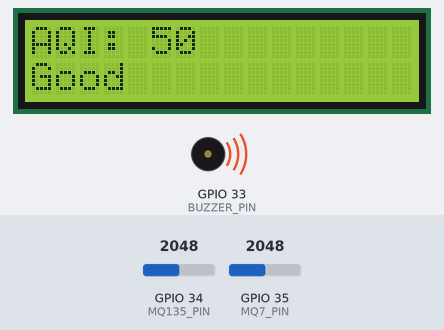
The sketch below on a simulated ESP32. Parts: 16×2 character LCD, buzzer (waves = sounding). The inputs (shaded band) are chosen by the test bench; at power-on: GPIO 35 (MQ7_PIN) = 2048, GPIO 34 (MQ135_PIN) = 2048 (analog values on the 0–4095 scale). WiFi joins after 1.5 s; servers stay silent unless stated; what the sketch prints to the serial monitor is not drawn.

Above: at 5.8 s.
5.9 s: GPIO 35 (MQ7_PIN) set to 325
At 8.4 s:
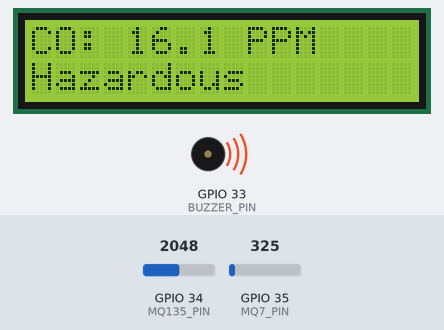
8.9 s: GPIO 35 (MQ7_PIN) set to 295
At 9.7 s:
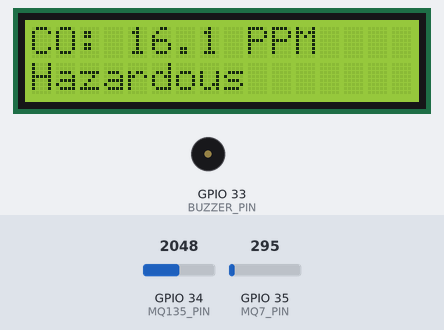
11.9 s: GPIO 34 (MQ135_PIN) set to 3665
14.9 s: GPIO 34 (MQ135_PIN) set to 3756
At 15.7 s:
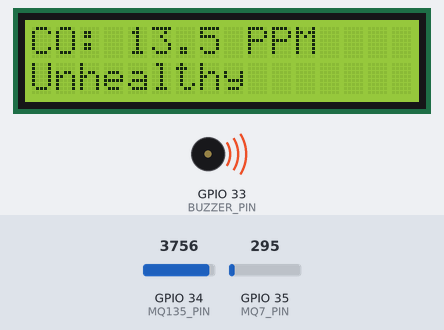
17.9 s: GPIO 35 (MQ7_PIN) set to 160
At 20.63 s:
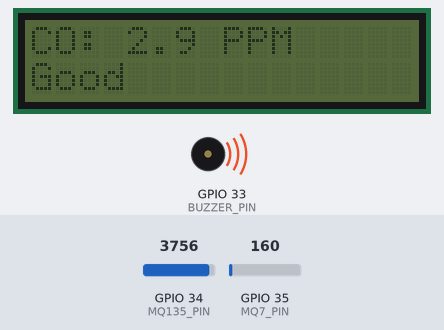
20.9 s: GPIO 34 (MQ135_PIN) set to 2866
At 21.9 s:
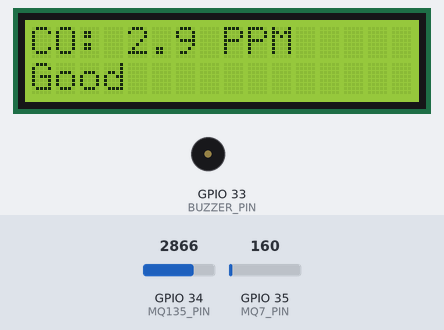
Timing chart, 0 to 23.9 s (numbered marks = the images above; inputs shaded):
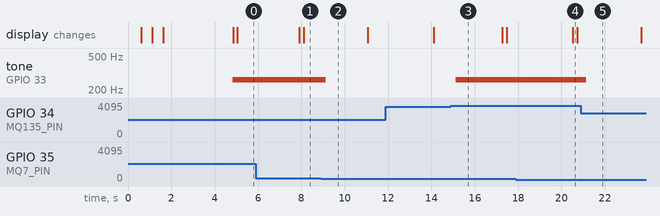

The sketch:

AQM_ArduinoIDE_Code.ino
```cpp
#include <Wire.h>
#include <Arduino.h>
#include <WiFi.h>
#include <ThingSpeak.h>
#include <LiquidCrystal_I2C.h>

// Configuration
struct Config {
  // WiFi Settings
  const char* ssid = "Transworld Enterprise";
  const char* password = "HG8M1018245";

  // ThingSpeak Settings
  unsigned long channelID = 2785876;
  const char* apiKey = "SGYM5GZHTN9GW05H";
  const unsigned long updateInterval = 2000;  // Update interval in ms

  // Pin Definitions
  const uint8_t MQ135_PIN = 34;
  const uint8_t MQ7_PIN = 35;
  const uint8_t BUZZER_PIN = 33;

  // LCD Settings
  const uint8_t LCD_COLS = 16;
  const uint8_t LCD_ROWS = 2;
  const uint8_t LCD_ADDRESS = 0x27;

  // ADC Settings
  const uint8_t ADC_RESOLUTION = 10;
  const uint8_t SENSOR_READINGS = 10;
  const uint8_t READING_DELAY = 10;
};

class AirQualityMonitor {
private:
  Config config;
  WiFiClient client;
  LiquidCrystal_I2C lcd;
  unsigned long previousMillis = 0;
  unsigned long displayToggleMillis = 0;
  bool buzzerState = false;
  bool displayToggle = false;
  const unsigned long DISPLAY_TOGGLE_INTERVAL = 3000;  // Toggle display every 3 seconds

  int readMQ135() {
    int total = 0;
    for(int i = 0; i < config.SENSOR_READINGS; i++) {
      total += analogRead(config.MQ135_PIN);
      delay(config.READING_DELAY);
    }
    return total / config.SENSOR_READINGS;
  }

  int readMQ7() {
    int total = 0;
    for(int i = 0; i < config.SENSOR_READINGS; i++) {
      total += analogRead(config.MQ7_PIN);
      delay(config.READING_DELAY);
    }
    return total / config.SENSOR_READINGS;
  }

  void updateThingSpeak(int aqi, float coPpm) {
    ThingSpeak.setField(1, aqi);
    ThingSpeak.setField(2, coPpm);

    int status = ThingSpeak.writeFields(config.channelID, config.apiKey);
    Serial.println(status == 200 ? "✓ Data uploaded" : "✗ Upload failed");
  }

  void updateLCD(int aqi, float coPpm, String airQuality, String coLevel, bool dangerLevel) {
    unsigned long currentMillis = millis();

    // Toggle display between AQI and CO readings
    if (currentMillis - displayToggleMillis >= DISPLAY_TOGGLE_INTERVAL) {
      displayToggleMillis = currentMillis;
      displayToggle = !displayToggle;
      lcd.clear();

      if (displayToggle) {
        // Display AQI information
        lcd.setCursor(0, 0);
        lcd.print("AQI: ");
        lcd.print(aqi);
        lcd.setCursor(0, 1);
        // Truncate status if too long
        String truncAQ = airQuality.substring(0, 16);
        lcd.print(truncAQ);
      } else {
        // Display CO information
        lcd.setCursor(0, 0);
        lcd.print("CO: ");
        lcd.print(coPpm, 1);
        lcd.print(" PPM");
        lcd.setCursor(0, 1);
        // Truncate status if too long
        String truncCO = coLevel.substring(0, 16);
        lcd.print(truncCO);
      }

      // If in danger level, make the display blink
      if (dangerLevel) {
        lcd.noBacklight();
        delay(200);
        lcd.backlight();
      }
    }
  }

public:
  AirQualityMonitor() : lcd(config.LCD_ADDRESS, config.LCD_COLS, config.LCD_ROWS) {}

  void begin() {
    Serial.begin(115200);
    Serial.println("\n=== Air Quality Monitor ===");

    Wire.begin(23, 22);
    lcd.init();
    lcd.backlight();
    lcd.clear();
    lcd.print("Air Quality");
    lcd.setCursor(0, 1);
    lcd.print("Monitor v2.0");

    setupADC();
    setupBuzzer();
    connectWiFi();
    ThingSpeak.begin(client);
    delay(2000);
  }

  void setupADC() {
    analogReadResolution(config.ADC_RESOLUTION);
    analogSetAttenuation(ADC_11db);
  }

  void setupBuzzer() {
    pinMode(config.BUZZER_PIN, OUTPUT);
    digitalWrite(config.BUZZER_PIN, LOW);
  }

  void connectWiFi() {
    Serial.print("Connecting to WiFi...");
    lcd.clear();
    lcd.print("Connecting WiFi");

    WiFi.begin(config.ssid, config.password);
    int dots = 0;
    while (WiFi.status() != WL_CONNECTED) {
      delay(500);
      Serial.print(".");
      lcd.setCursor(dots % 16, 1);
      lcd.print(".");
      dots++;
    }
    Serial.println(" Connected!");
    lcd.clear();
    lcd.print("WiFi Connected!");
    delay(1000);
  }

  int calculateAQI(int sensorValue) {
    float resistance = (1023.0 / sensorValue) - 1.0;
    resistance *= 10;

    if (resistance > 10) return 0;   // Good
    if (resistance > 5) return 50;   // Moderate
    if (resistance > 3) return 100;  // Unhealthy for Sensitive Groups
    if (resistance > 2) return 150;  // Unhealthy
    if (resistance > 1) return 200;  // Very Unhealthy
    return 300;                      // Hazardous
  }

  float calculateCOPPM(int sensorValue) {
    float voltage = sensorValue * (3.3 / 1023.0);
    float ppm = (voltage - 0.1) * 100;
    return ppm > 0 ? ppm : 0;
  }

  String getAirQualityStatus(int aqi) {
    if (aqi <= 50) return "Good";
    if (aqi <= 100) return "Moderate";
    if (aqi <= 150) return "Unhealthy-Sens";
    if (aqi <= 200) return "Unhealthy";
    if (aqi <= 300) return "Very Unhealthy";
    return "Hazardous";
  }

  String getCOLevelStatus(float coPpm) {
    if (coPpm <= 4) return "Good";
    if (coPpm <= 9) return "Moderate";
    if (coPpm <= 12) return "Unhealthy-Sens";
    if (coPpm <= 15) return "Unhealthy";
    return "Hazardous";
  }

  void controlBuzzer(bool shouldBeOn) {
    if (shouldBeOn && !buzzerState) {
      tone(config.BUZZER_PIN, 262);  // 262 Hz = middle C
      buzzerState = true;
    } else if (!shouldBeOn && buzzerState) {
      noTone(config.BUZZER_PIN);
      buzzerState = false;
    }
  }

  void update() {
    int mq135Value = readMQ135();
    int mq7Value = readMQ7();

    int aqi = calculateAQI(mq135Value);
    float coPpm = calculateCOPPM(mq7Value);

    String airQuality = getAirQualityStatus(aqi);
    String coLevel = getCOLevelStatus(coPpm);

    Serial.printf("\nAir Quality (AQI): %d (%s)\n", aqi, airQuality.c_str());
    Serial.printf("CO Level: %.1f PPM (%s)\n", coPpm, coLevel.c_str());

    bool dangerLevel = (aqi > 200 || coPpm > 15);
    controlBuzzer(dangerLevel);

    updateLCD(aqi, coPpm, airQuality, coLevel, dangerLevel);

    unsigned long currentMillis = millis();
    if (currentMillis - previousMillis >= config.updateInterval) {
      previousMillis = currentMillis;
      updateThingSpeak(aqi, coPpm);
    }
  }
};

AirQualityMonitor monitor;

void setup() {
  monitor.begin();
}

void loop() {
  monitor.update();
}
```

Measured:
- the behaviour switches between 312 and 311 on GPIO 35 (MQ7_PIN) (found by bisection; images 1 and 2)
- the behaviour switches between 3719 and 3720 on GPIO 34 (MQ135_PIN) (found by bisection; images 2 and 3)
- after the input at 8.9 s, tone on GPIO 33 (BUZZER_PIN): 262 Hz → silent after 0.22 s
- after the input at 14.9 s, tone on GPIO 33 (BUZZER_PIN): silent → 262 Hz after 0.22 s
- after the input at 17.9 s, the display: changes after 2.6 s (image 4)
- after the input at 20.9 s, tone on GPIO 33 (BUZZER_PIN): 262 Hz → silent after 0.24 s
